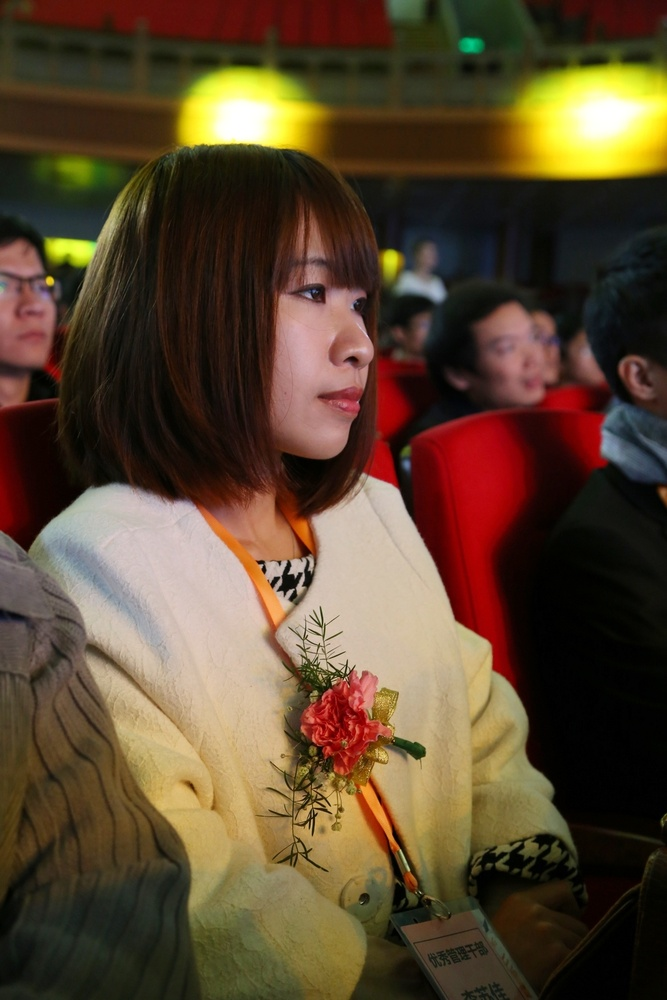
//> input picture eclipse_workspace/TestOpenCV/resource/test.jpg, 667 x 1000 px, shrunk from 1080 x 1620 before the run
$ ./TestOpenCV   (built with g++ and OpenCV 4)
//> lines starting //> are read from the running program, lines starting //| are printed output that depends on the picture
### workspace/BeginOpenCV/src/include/dm04_mat.h
/*
 * dm04_mat.h
 *
 *  Created on: Jan 25, 2019
 *      Author: lisujia
 */

#ifndef DEMO_DM04_MAT_H_
#define DEMO_DM04_MAT_H_


int test_dm04();


#endif /* DEMO_DM04_MAT_H_ */

### workspace/BeginOpenCV/src/include/dm03_maskbit.h
/*
 * dm03_maskbit.h
 *
 *  Created on: Jan 24, 2019
 *      Author: lisujia
 */

#ifndef DEMO_DM03_MASKBIT_H_
#define DEMO_DM03_MASKBIT_H_


int test_dm03();


#endif /* DEMO_DM03_MASKBIT_H_ */

### workspace/BeginOpenCV/src/include/dm06_image_blend.h
/*
 * dm06_image_blend.h
 *
 *  Created on: Jan 31, 2019
 *      Author: lisujia
 */

#ifndef DEMO_DM06_IMAGE_BLEND_H_
#define DEMO_DM06_IMAGE_BLEND_H_


int test_dm06();


#endif /* DEMO_DM06_IMAGE_BLEND_H_ */

### workspace/BeginOpenCV/src/include/dm05_image_process.h
/*
 * dm05_image_process.h
 *
 *  Created on: Jan 30, 2019
 *      Author: lisujia
 */

#ifndef DEMO_DM05_IMAGE_PROCESS_H_
#define DEMO_DM05_IMAGE_PROCESS_H_


int test_dm05();


#endif /* DEMO_DM05_IMAGE_PROCESS_H_ */

### workspace/TestOpenCV/src/include/dm04_mat.h
/*
 * dm04_mat.h
 *
 *  Created on: Jan 25, 2019
 *      Author: lisujia
 */

#ifndef DEMO_DM04_MAT_H_
#define DEMO_DM04_MAT_H_


int test_dm04();


#endif /* DEMO_DM04_MAT_H_ */

### workspace/TestOpenCV/src/include/dm03_maskbit.h
/*
 * dm03_maskbit.h
 *
 *  Created on: Jan 24, 2019
 *      Author: lisujia
 */

#ifndef DEMO_DM03_MASKBIT_H_
#define DEMO_DM03_MASKBIT_H_


int test_dm03();


#endif /* DEMO_DM03_MASKBIT_H_ */

### workspace/TestOpenCV/src/dm07_brightness_contrast.cpp
#include "opencv2/opencv.hpp"
#include <iostream>

using namespace cv;
using namespace std;

int test_dm07() {
	Mat src, dst;
	src = imread("../res/test.jpg", cv::ImreadModes::IMREAD_COLOR);
//> src is the input picture: 1000 rows x 667 cols, CV_8UC3; mean B, G, R 48, 70.8, 90.7
	if (!src.data) {
		printf("could not load image...\n");
		return -1;
	}
	char input_win[] = "input image";
	cvtColor(src, src, COLOR_BGR2GRAY);//转换为灰度图，单通道
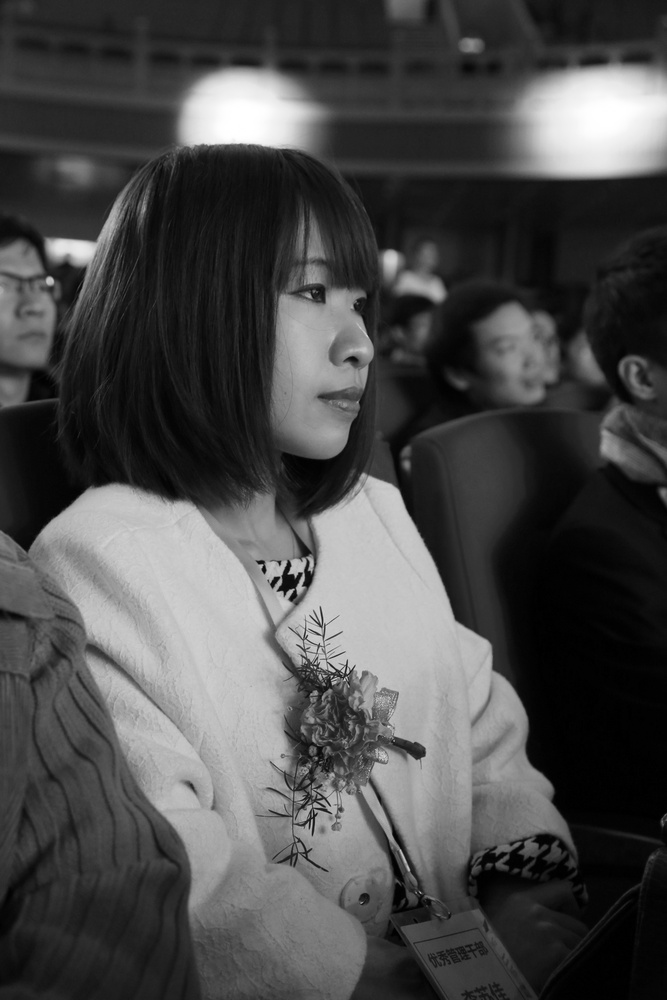
//> src: 1000 rows x 667 cols, CV_8UC1; min 0, max 255, mean 74.1
	namedWindow(input_win, WINDOW_AUTOSIZE);
	imshow(input_win, src);

	// contrast and brigthtness changes
	int height = src.rows;
//> height = 1000
	int width = src.cols;
//> width = 667
	dst = Mat::zeros(src.size(), src.type());
	float alpha = 1.2;
	float beta = 30;

	Mat m1;
	src.convertTo(m1, CV_32F);
	for (int row = 0; row < height; row++) {
		for (int col = 0; col < width; col++) {
			if (src.channels() == 3) {
				float b = m1.at<Vec3f>(row, col)[0];// blue
				float g = m1.at<Vec3f>(row, col)[1]; // green
				float r = m1.at<Vec3f>(row, col)[2]; // red

				// output
				dst.at<Vec3b>(row, col)[0] = saturate_cast<uchar>(b*alpha + beta);
				dst.at<Vec3b>(row, col)[1] = saturate_cast<uchar>(g*alpha + beta);
				dst.at<Vec3b>(row, col)[2] = saturate_cast<uchar>(r*alpha + beta);
			} else if (src.channels() == 1) { //灰度图，单通道
				float v = src.at<uchar>(row, col);
				dst.at<uchar>(row, col) = saturate_cast<uchar>(v*alpha + beta);
			}
		}
	}
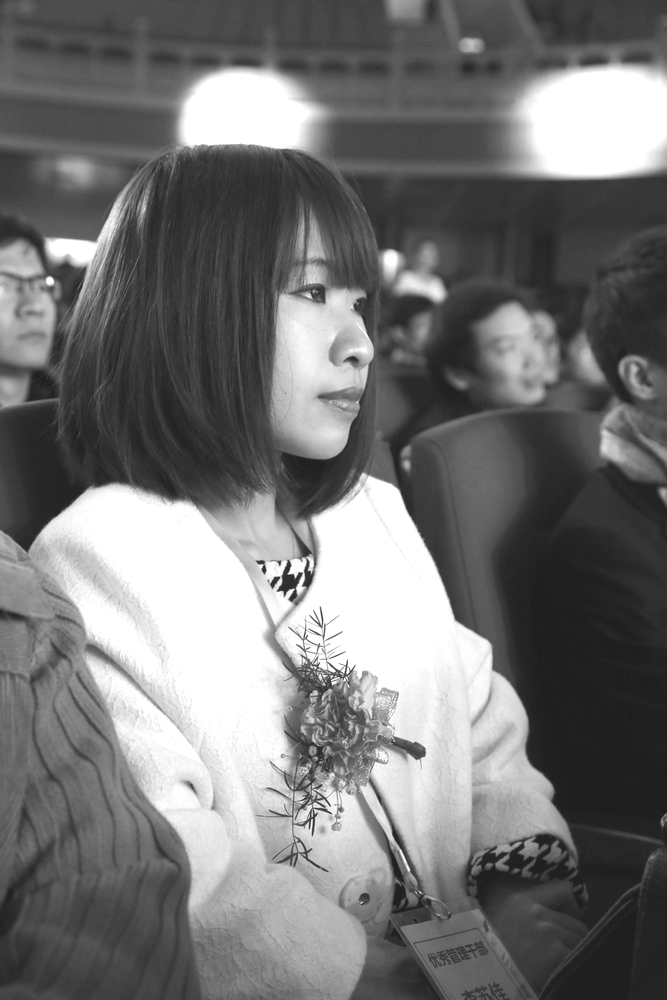
//> dst: 1000 rows x 667 cols, CV_8UC1; min 30, max 255, mean 116.8

	char output_title[] = "contrast and brightness change demo";
	namedWindow(output_title, WINDOW_AUTOSIZE);
	imshow(output_title, dst);

	waitKey(0);
	return 0;
}

### workspace/TestOpenCV/src/TestOpenCV.cpp
#include <iostream>

#include "opencv2/opencv.hpp"
#include "dm03_maskbit.h"
#include "dm04_mat.h"
#include "dm05_image_process.h"
#include "dm06_image_blend.h"

using namespace std;
using namespace cv;

int test_dm07();

int main(int argc, char **argv) {
// [16 lines of commented-out code are left out]
	test_dm07();

	return 0;
}
